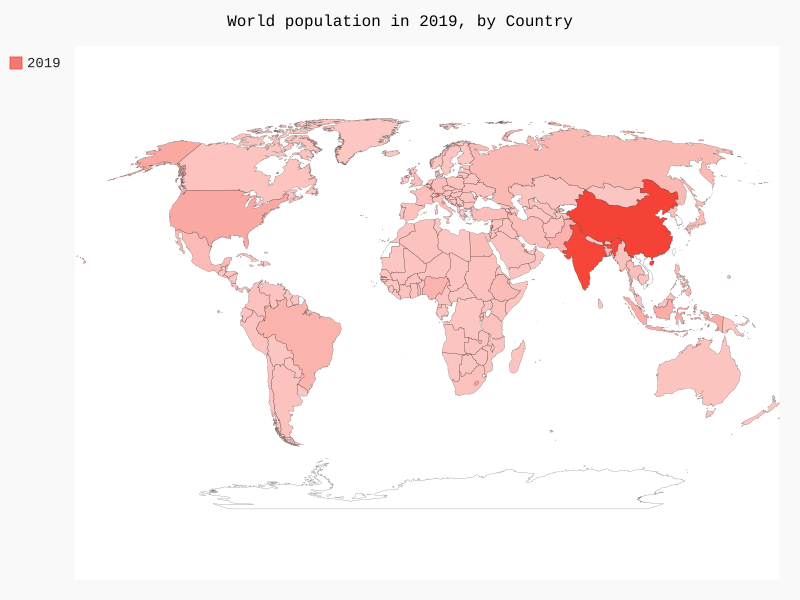

This figure's Python source:
import csv
from pygal_maps_world.maps import World
from country_codes import get_country_code

# Obtém o país e sua população no ano de 2019.
filename = 'Estudos/PYTHON/Python-VisualizacaoDeDados/Dados-Gráficos/Dowload_de_dados/API_SP.POP.TOTL_DS2_en_csv_v2_2106202.csv'

with open(filename) as f:
    reader = csv.reader(f)
    hearder_row = next(reader)

    countries, populations = [], []
    for row in reader:
        country = row[0]
        countries.append(country)

        population = int(row[63])
        populations.append(population)
    
# Exibe a população de cada país em 2019.
cc_populations = {}

world_population = dict(zip(countries, populations))
for name_country, num_population in world_population.items():
    code = get_country_code(name_country)
    if code:
        cc_populations[code] = num_population

world = World()
world.title = "World population in 2019, by Country"
world.add('2019', cc_populations)

world.render_to_file('Estudos/PYTHON/Python-VisualizacaoDeDados/Dados-Gráficos/Dowload_de_dados/world_population_2019.svg')
